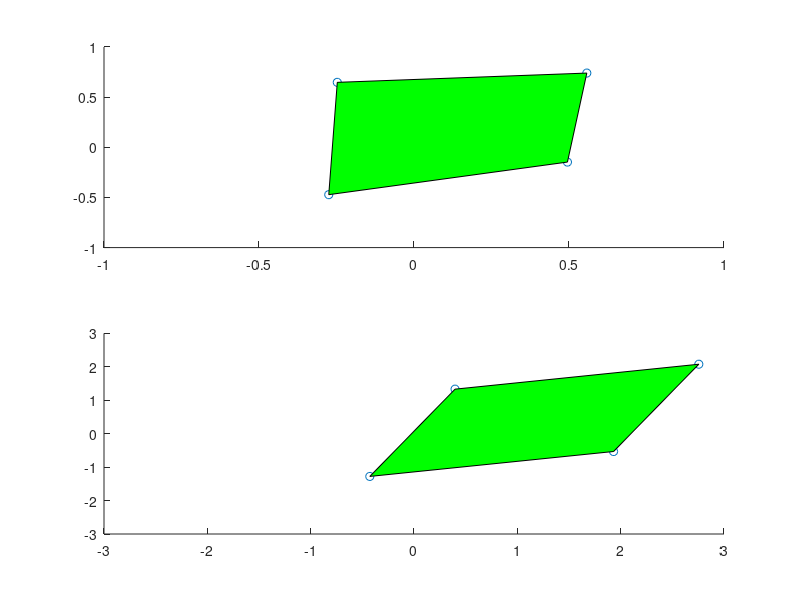

This chart was generated by the following MATLAB code:
function unprojection
% binarymillenium 2008
% gnu gpl v3

format compact;
% for the iqeye at 10 mm, fov was probably 97 degrees horiz and 74 degrees
% vertical

% camera position
campos = [0, 0, 0]';
% viewers position relative to display
aleph = 97/180*pi;
% -1,-1 and 1,1 are the extents of the viewing surface
ez = 1/tan(aleph/2)
epos = [0, 0, ez]';

% from baseletters.jpg, width is 800, height is 640
bpixel = [301 61    0;
          290 509   0;
          598 379   0;
          623 24    0];
  
b = zeros(size(bpixel));
b(:,1) = -1 + 2*bpixel(:,1)/800;
b(:,2) =  1 - (2*bpixel(:,2)/800 + (800-640)/800);

% choose first depth arbitrarily
b(1,3) = 2;

b(2:4,3) = solveDepth(b)


figure(1),subplot(2,1,1);
scatter(b(:,1), b(:,2));
hold on;
patch(b(:,1), b(:,2),'g');
hold off;
axis([-1, 1, -1, 1]);

%b = project(campos,epos);

% need to find the line perpendicular to the plane defined here
% use cross product
rota = zeros(size(b));
rota(1,:) = get3dCoords(b(1,:),epos)';
rota(2,:) = get3dCoords(b(2,:),epos)';
rota(3,:) = get3dCoords(b(3,:),epos)';
rota(4,:) = get3dCoords(b(4,:),epos)';

rota


% rota1 = b(1,:);
% rota2 = b(2,:);
% rota3 = b(3,:);
% rota4 = b(4,:);

% this is going to ignore z-axis rotations
vec1 = rota(3,:)-rota(2,:);
vec1 = vec1/norm(vec1);
vec2 = rota(1,:)-rota(2,:);
vec2 = vec2/norm(vec2);
rotnorm = cross(vec1,vec2)
rotnrom = rotnorm/norm(rotnorm);
vec2norm = cross(rotnrom,vec1);

vec2
vec2norm
derivedrot1 = [vec1', vec2', rotnorm']


% this makes  the depth of all the found points the same,
% but the rectangle is skewed
% maybe some earlier assumptions are flawed?
% or more primary earlier assumption is to make the 
% adjacent rectangle edges orthogonal?
bcor = (derivedrot1'*rota')'

subplot(2,1,2);
scatter(bcor(:,1), bcor(:,2));
hold on;
patch(bcor(:,1), bcor(:,2),'g');
hold off;
axis([-3, 3, -3, 3]);



%% 
function C = solveDepth(v)
%az-dz= bz-cz
%az*ax - dz*dx = bz*bx - cz*cx
%az*ay - dz*dy = bz*by - cz*cy

% az    = bz    - cz    + dz
% az*ax = bz*bx - cz*cx + dz*dx
% az*ay = bz*by - cz*cy + dz*dy


%[az        [1  -1  1   [bz
% az*ax   =  bx -cx dx * cz
% az*zy]     by -cy dy]  dz]

% A = B*C
% Binv*A = Binv*B*C
% Binv*A = C

A = v(1,3)*[1 v(1,1) v(1,2)]';

B = [1      -1      1;
     v(2,1) -v(3,1) v(4,1);
     v(2,2) -v(3,2) v(4,2)];
 
C = inv(B)*A;




%%
function b = project(campos,epos)


camtheta = [pi*3/180,pi*30/180,pi*1/180]';

% triangle coords in 3d space
dist = 6.5;
a1 = [-1,1,dist]';
a2 =[-1,-1,dist]';
a3 = [1,-1,dist]';
a4 = [1, 1,dist]';




rotx = [1   0                   0; 
        0   cos(-camtheta(1))   sin(-camtheta(1)); 
        0  -sin(-camtheta(1))   cos(-camtheta(1)) ]; 
        
        
roty = [cos(-camtheta(2))   0  -sin(-camtheta(2)); 
        0                   1   0;
        sin(-camtheta(2))   0   cos(-camtheta(2)) ];
    
    
rotz = [cos(-camtheta(3))   sin(-camtheta(3))   0; 
       -sin(-camtheta(3))   cos(-camtheta(3))   0;
        0                   0                   1];

b =zeros(4,4);

rot = rotx*roty*rotz
b(1,:) = getScreenCoords(rot, a1, campos, epos);
b(2,:) = getScreenCoords(rot, a2, campos, epos);    
b(3,:) = getScreenCoords(rot, a3, campos, epos);   
b(4,:) = getScreenCoords(rot, a4, campos, epos); 

b
 
figure(1),
scatter(b(:,1), b(:,2));
hold on;
patch(b(:,1), b(:,2),'g');
hold off;
axis([-1, 1, -1, 1]);

%%
function b = getScreenCoords(rot, a, campos, epos)
    
d = [rot*(a-campos); 1];

homg = ...
[1 0 0         -epos(1);
 0 1 0         -epos(2);
 0 0 1          0;
 0 0 1/epos(3)  0];

f = homg*d;

b = f;
b(1) = f(1)/f(4);
b(2) = f(2)/f(4);
% f(3) turns out to be the distance from the screen, not from the viewer


%b = [0,0];
%b(1) = (d(1) - epos(1))*(epos(3)/d(3));
%b(2) = (d(2) - epos(2))*(epos(3)/d(3));

%%  convert b from pixel coordinates to -1 to 1 coordinates
function rota = get3dCoords(b, epos)

d = [0, 0, b(3)]';
d(1) = b(1)/(epos(3)/d(3)) + epos(1);
d(2) = b(2)/(epos(3)/d(3)) + epos(2);

rota = d;
